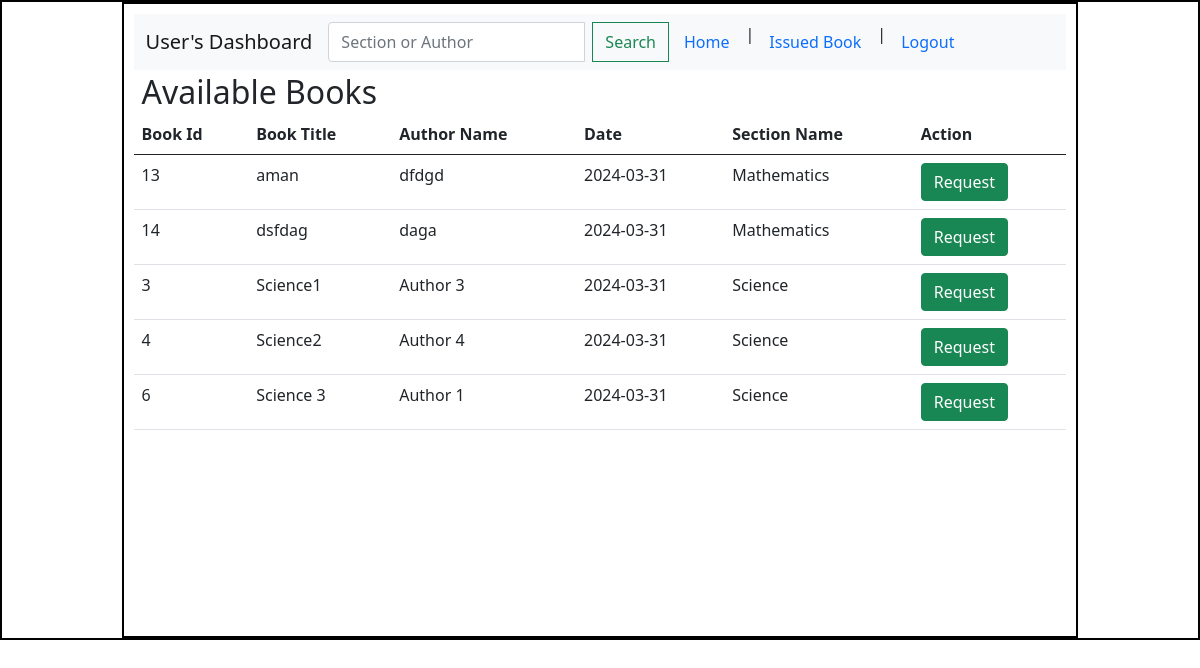
The app's page / (signed in) with its own data.
### app.py (models this page shows)
class Book(db.Model):
    id=db.Column(db.Integer,primary_key=True,autoincrement=True)
    name=db.Column(db.String(),nullable=False,unique=True)
    author_name=db.Column(db.String(),nullable=False)
    date=db.Column(db.String(), nullable = False)
    content=db.Column(db.String(),nullable=False)
    section_id=db.Column(db.Integer, db.ForeignKey('section.id'),nullable=False)
    books=db.relationship('Issue',backref='Book',lazy=True,cascade='all, delete-orphan')

class Section(db.Model):
    id=db.Column(db.Integer,primary_key=True,autoincrement=True)
    name=db.Column(db.String(),nullable=False,unique=True)
    date=db.Column(db.String(), nullable = False)
    books=db.relationship('Book',backref='Section',lazy=True,cascade='all, delete-orphan')

### app.py (the view)
@app.route('/')                                              #user dashboard
@login_required
def index():
    user = User.query.get(session['user_id'])
    if user.is_librarian:
        return redirect(url_for('adminDashboard'))
    else:
        sections = Section.query.all()
        books=Book.query.all()
        sectionName = request.args.get('search') or ''
        authorName = request.args.get('search') or ''
        if sectionName:
            sections = Section.query.filter(Section.name.ilike(f'%{sectionName}%')).all()
            if sections==[]:
                sectionName=''
                sections = Section.query.all()
        if authorName:
            books = Book.query.filter(Book.author_name.ilike(f'%{authorName}%')).all()
            if books==[]:
                authorName=''
                books=Book.query.all()
        return render_template('userDashboard.html',sections=sections,user=user,sectionName=sectionName,authorName=authorName,books=books)

### app.py (called while the page is built)
def login_required(func):
    @wraps(func)
    def inner(*args, **kwargs):
        if 'user_id' in session:
            return func(*args, **kwargs)
        else:
            flash('Please login to continue')
            return redirect(url_for('login'))
    return inner

### templates/userDashboard.html (shortened to what this page needs)
<!DOCTYPE html>
<html lang="en">
<head>
    <link rel="stylesheet" href="/static/dashboard.css">
    <link href="https://cdn.jsdelivr.net/npm/bootstrap@5.0.2/dist/css/bootstrap.min.css" rel="stylesheet">
</head>
<body>
  <div id="outer_div">
        <div id="inner_div">
            <nav class="navbar navbar-expand-lg navbar-light bg-light">
                <div class="container-fluid">
                  <a class="navbar-brand" href="{{url_for('index')}}">User's Dashboard</a>
                  <div class="collapse navbar-collapse" id="navbarSupportedContent">
                    <form class="d-flex" action="" method="GET">
                      <div class="input-group">
                        <input type="text" name="search" id="sectionName" value="{{sectionName}}"class="form-control me-2" placeholder="Section or Author">
                        <button class="btn btn-outline-success" type="submit">Search</button>
                    </form>
                    <a class="nav-link active" aria-current="page" href="{{url_for('index')}}">Home</a> |
                    <a class="nav-link active" aria-current="page" href="{{url_for('issuedbook')}}">Issued Book</a> |
                    <a class="nav-link active" aria-current="page" href="{{url_for('logout')}}">Logout</a>
                  </div>
                </div>
              </nav>
            <h2 class="headings">Available Books</h2>
            <div id="trans-table">
            <table class="table">
              <thead>
                  <tr>
                    <th scope="col">Book Id</th>
                    <th scope="col">Book Title</th>
                    <th scope="col">Author Name</th>
                    <th scope="col">Date</th>
                    <th scope="col">Section Name</th>
                    <th scope="col">Action</th>
                  </tr>
                </thead>
                <tbody>
                  {% if sectionName != '' %}
                    {% for section in sections %}
                        {% for book in section.books %}
                            <tr>
                                <td>{{ book.id }}</td>
                                <td>{{ book.name }}</td>
                                <td>{{ book.author_name }}</td>
                                <td>{{ book.date }}</td>
                                {% for sec in sections %}
                                    {% if sec.id == book.section_id %}
                                        <td>{{ sec.name }}</td>
                                    {% endif %}
                                {% endfor %}
                                <td>
                                    <a href="{{ url_for('requestBook', id=book.id) }}" class="btn btn-success">
                                        Request
                                    </a>
                                </td>
                            </tr>
                        {% endfor %}
                    {% endfor %}
                {% else %}
                    {% for section in sections %}
                        {% for book in section.books %}
                            <tr>
                                <td>{{ book.id }}</td>
                                <td>{{ book.name }}</td>
                                <td>{{ book.author_name }}</td>
                                <td>{{ book.date }}</td>
                                {% for sec in sections %}
                                    {% if sec.id == book.section_id %}
                                        <td>{{ sec.name }}</td>
                                    {% endif %}
                                {% endfor %}
                                <td>
                                    <a href="{{ url_for('requestBook', id=book.id) }}" class="btn btn-success">
                                        Request
                                    </a>
                                </td>
                            </tr>
                        {% endfor %}
                    {% endfor %}
                {% endif %}
                </tbody>
              </table>
            </div>
        </div>
    </div>
</body>
</html>

### static/dashboard.css (style rules this page uses)
* { margin: 0px; }
#outer_div, #inner_div { border: 2px solid black; }
#inner_div { width: 80%; margin: auto; height: 636px; padding: 10px; }
.headings { margin: 3px; padding-left: 5px; }

### records on screen
Section: name "Mathematics"
Book: id "13", name "aman", author_name "dfdgd", date "2024-03-31"
Book: id "14", name "dsfdag", author_name "daga", date "2024-03-31"
Section: name "Science"
Book: id "3", name "Science1", author_name "Author 3", date "2024-03-31"
Book: id "4", name "Science2", author_name "Author 4", date "2024-03-31"
Book: id "6", name "Science 3", author_name "Author 1", date "2024-03-31"
